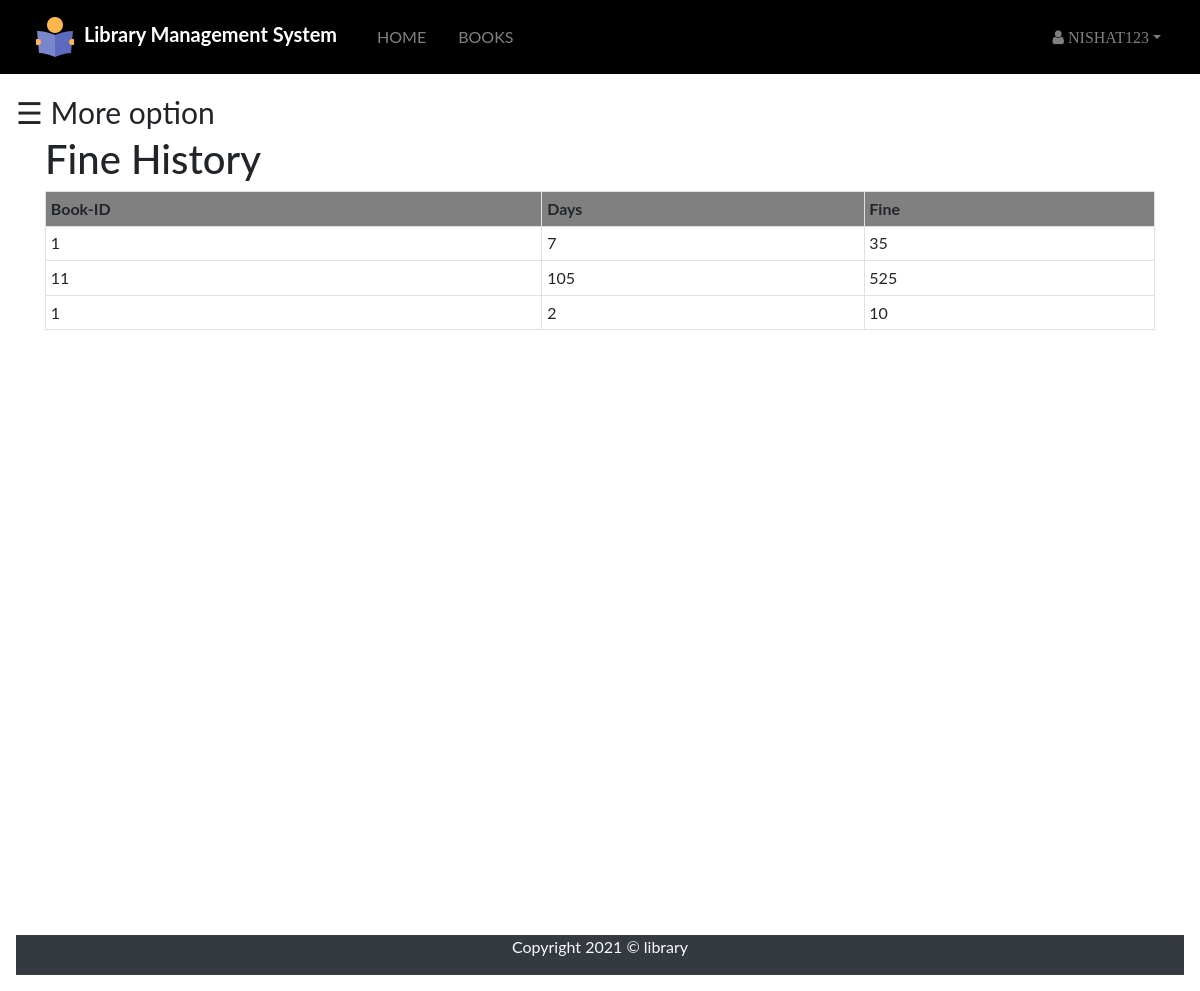
/student/fine_history.php (signed in), run on the app's committed database.
### tables this page shows
CREATE TABLE `fine_collection` (
  `b_id` int(255) NOT NULL,
  `username` varchar(255) NOT NULL,
  `roll` varchar(255) NOT NULL,
  `return_date` date NOT NULL,
  `days` int(50) NOT NULL,
  `fine` int(100) NOT NULL
);

### src/student/fine_history.php (the view, shortened to what this page needs)
<?php
include "navbar.php";
include "link.php";
 ?>
<!DOCTYPE html>
<html lang="en" dir="ltr">
  <head>
</head>
  <body>
<?php
if(isset($_SESSION['login_user'])){?>
  <div id="main">
  <span style="font-size:30px;cursor:pointer" onclick="openNav()">&#9776; More option</span>
<?php
}
 ?>
<div class="container " style="  min-height: 800px;">
    <h1 class="display-5">Fine History </h1>
    <?php
      $user=$_SESSION['login_user'];
      $sql="select * from fine_collection where username='$user' ;";
    	$query=mysqli_query($dblink,$sql);
    	  echo "<table class='table table-bordered table-hover table-sm' id='dtHorizontalVerticalExample'>";
    		echo "<tr style='background-color:gray;'>";
    		echo "<th>"; echo "Book-ID"; echo "</th>";
    		echo "<th>"; echo "Days"; echo "</th>";
    		echo "<th>"; echo "Fine"; echo "</th>";
    		echo "</tr>";
    		while($row=mysqli_fetch_assoc($query))
    		{
    			echo "<tr>";
    			echo "<td>";echo $row['b_id']; echo "</td>";
    			echo "<td>";echo $row['days']; echo "</td>";
          echo "<td>";echo $row['fine']; echo "</td>";
    			echo "</tr>";
    		}
    		echo "</table>";?>
</div>
      <footer class="bg-dark text-light text-center">
        <div class="container">
          <div class="row">
            <div class="col">
              <p>Copyright 2021 &copy; library</p>
            </div>
          </div>
        </div>
      </footer>
  </body>
</html>

### src/student/fine_history.php (style rules this page uses)
body { font-family: "Lato", sans-serif; }
#main { transition: margin-left .5s; padding: 16px; }

### data on the page
fine_collection: b "1", days "7", fine "35"
fine_collection: b "11", days "105", fine "525"
fine_collection: b "1", days "2", fine "10"

### other printed values
$_SESSION['login_user'] "NISHAT123"
